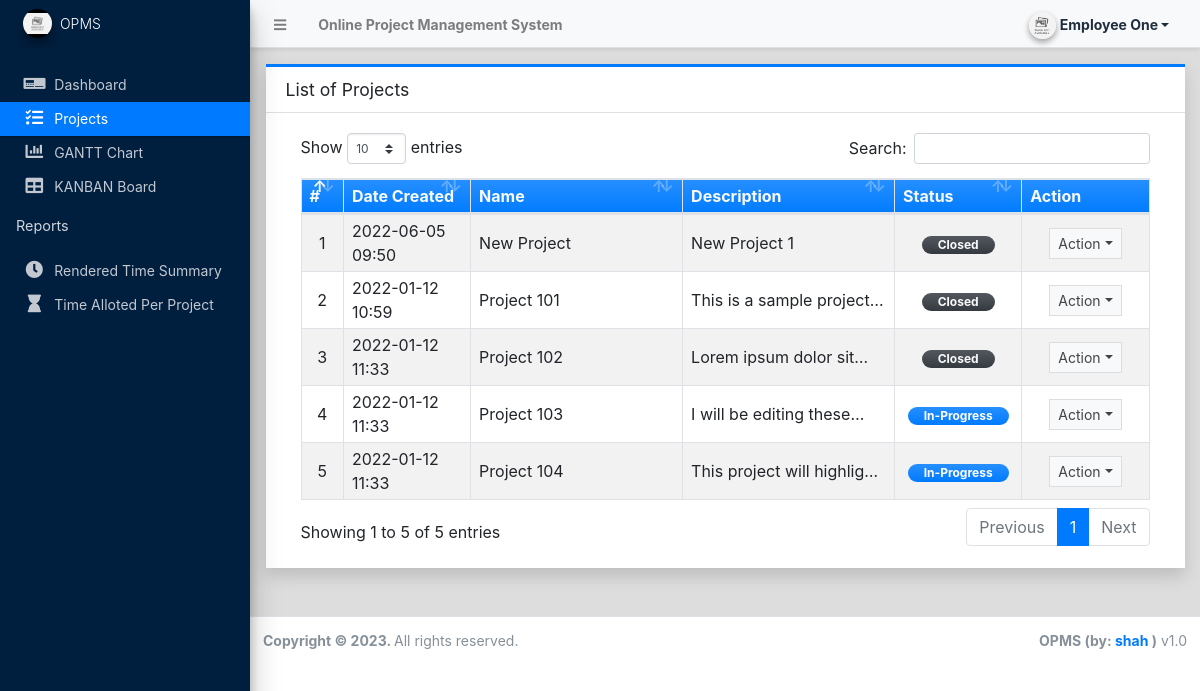
The page /?page=projects (signed in) on the database its author committed.
### tables this page shows
CREATE TABLE `project_list` (
  `id` int(30) NOT NULL,
  `name` text NOT NULL,
  `description` text NOT NULL,
  `status` tinyint(1) NOT NULL DEFAULT 0 COMMENT '0= New, 1= In-Progress, 2= Closed',
  `delete_flag` tinyint(1) NOT NULL DEFAULT 0,
  `date_created` datetime NOT NULL DEFAULT current_timestamp(),
  `date_updated` datetime DEFAULT NULL ON UPDATE current_timestamp()
);

### config.php (called while the page is built, shortened)
<?php
require_once('classes/DBConnection.php');
require_once('classes/SystemSettings.php');
function validate_image($file){
	if(!empty($file)){
        $ex = explode('?',$file);
        $file = $ex[0];
        $param =  isset($ex[1]) ? '?'.$ex[1]  : '';
		if(is_file(base_app.$file)){
			return base_url.$file.$param;
		}else{
			return base_url.'dist/img/no-image-available.png';
		}
	}else{
		return base_url.'dist/img/no-image-available.png';
	}
}
function isMobileDevice(){
    $aMobileUA = array(
        '/iphone/i' => 'iPhone',
        '/ipod/i' => 'iPod',
        '/ipad/i' => 'iPad',
        '/android/i' => 'Android',
        '/webos/i' => 'Mobile'
    );
    return false;
}
?>

### classes/DBConnection.php (called while the page is built, shortened)
<?php
class DBConnection{
    private $host = DB_SERVER;
    private $username = DB_USERNAME;
    private $password = DB_PASSWORD;
    private $database = DB_NAME;
    public $conn;
    public function __construct(){
        if (!isset($this->conn)) {
            $this->conn = new mysqli($this->host, $this->username, $this->password, $this->database);
        }
    }
}
?>

### classes/SystemSettings.php (called while the page is built, shortened)
<?php
class SystemSettings extends DBConnection{
	function userdata($field = ''){
		if(!empty($field)){
			if(isset($_SESSION['userdata'][$field]))
				return $_SESSION['userdata'][$field];
			else
				return null;
		}else{
			return false;
		}
	}
	function info($field=''){
		if(!empty($field)){
			if(isset($_SESSION['system_info'][$field]))
				return $_SESSION['system_info'][$field];
			else
				return false;
		}else{
			return false;
		}
	}
}
$_settings = new SystemSettings();
?>

### projects/index.php (the view, shortened to what this page needs)
<div class="card card-outline card-primary rounded-0 shadow">
	<div class="card-header">
		<h3 class="card-title">List of Projects</h3>
	</div>
	<div class="card-body">
		<div class="container-fluid">
        <div class="container-fluid">
			<table class="table table-bordered table-hover table-striped">
				<colgroup>
					<col width="5%">
					<col width="15%">
					<col width="25%">
					<col width="25%">
					<col width="15%">
					<col width="15%">
				</colgroup>
				<thead>
					<tr class="bg-gradient-primary text-light">
						<th>#</th>
						<th>Date Created</th>
						<th>Name</th>
						<th>Description</th>
						<th>Status</th>
						<th>Action</th>
					</tr>
				</thead>
				<tbody>
					<?php
						$i = 1;
						$qry = $conn->query("SELECT * from `project_list` where delete_flag = 0 order by `name` asc ");
						while($row = $qry->fetch_assoc()):
					?>
						<tr>
							<td class="text-center"><?php echo $i++; ?></td>
							<td class=""><?php echo date("Y-m-d H:i",strtotime($row['date_created'])) ?></td>
							<td class=""><p class="m-0 truncate-1"><?php echo $row['name'] ?></p></td>
							<td class=""><p class="m-0 truncate-1"><?php echo $row['description'] ?></p></td>
							<td class="text-center">
								<?php
									switch ($row['status']){
										case 1:
											echo '<span class="rounded-pill badge badge-primary bg-gradient-primary px-3">In-Progress</span>';
											break;
										case 2:
											echo '<span class="rounded-pill badge badge-dark bg-gradient-dark px-3 text-light">Closed</span>';
											break;
									}
								?>
							</td>
							<td align="center">
								 <button type="button" class="btn btn-flat btn-default btn-sm dropdown-toggle dropdown-icon" data-toggle="dropdown">
				                  		Action
				                  </button>
							</td>
						</tr>
					<?php endwhile; ?>
				</tbody>
			</table>
		</div>
		</div>
	</div>
</div>

### index.php (shortened to what this page needs)
<?php require_once('./config.php'); ?>
 <!DOCTYPE html>
<html lang="en" class="" style="height: auto;">
<?php require_once('inc/header.php') ?>
  <body class="sidebar-mini layout-fixed control-sidebar-slide-open layout-navbar-fixed sidebar-mini-md sidebar-mini-xs" data-new-gr-c-s-check-loaded="14.991.0" data-gr-ext-installed="" style="height: auto;">
    <div class="wrapper">
     <?php require_once('inc/topBarNav.php') ?>
     <?php require_once('inc/navigation.php') ?>
     <?php $page = isset($_GET['page']) ? $_GET['page'] : 'home';  ?>
      <div class="content-wrapper pt-3" style="min-height: 567.854px;">
        <section class="content ">
          <div class="container-fluid">
            <?php
              if(!file_exists($page.".php") && !is_dir($page)){
                  include '404.html';
              }else{
                if(is_dir($page))
                  include $page.'/index.php';
                else
                  include $page.'.php';
              }
            ?>
          </div>
        </section>
      </div>
      <?php require_once('inc/footer.php') ?>
  </body>
</html>

### inc/header.php (shortened to what this page needs)
<head>
    <link rel="stylesheet" href="<?php echo base_url ?>plugins/fontawesome-free/css/all.min.css">
    <link rel="stylesheet" href="<?php echo base_url ?>plugins/tempusdominus-bootstrap-4/css/tempusdominus-bootstrap-4.min.css">
  <link rel="stylesheet" href="<?php echo base_url ?>plugins/datatables-bs4/css/dataTables.bootstrap4.min.css">
  <link rel="stylesheet" href="<?php echo base_url ?>plugins/datatables-responsive/css/responsive.bootstrap4.min.css">
  <link rel="stylesheet" href="<?php echo base_url ?>plugins/datatables-buttons/css/buttons.bootstrap4.min.css">
  <link rel="stylesheet" href="<?php echo base_url ?>plugins/select2/css/select2.min.css">
  <link rel="stylesheet" href="<?php echo base_url ?>plugins/select2-bootstrap4-theme/select2-bootstrap4.min.css">
    <link rel="stylesheet" href="<?php echo base_url ?>plugins/icheck-bootstrap/icheck-bootstrap.min.css">
    <link rel="stylesheet" href="<?php echo base_url ?>plugins/jqvmap/jqvmap.min.css">
    <link rel="stylesheet" href="<?php echo base_url ?>plugins/fullcalendar/main.css">
    <link rel="stylesheet" href="<?php echo base_url ?>dist/css/adminlte.css">
    <link rel="stylesheet" href="<?php echo base_url ?>dist/css/custom.css">
    <link rel="stylesheet" href="<?php echo base_url ?>plugins/overlayScrollbars/css/OverlayScrollbars.min.css">
    <link rel="stylesheet" href="<?php echo base_url ?>plugins/daterangepicker/daterangepicker.css">
    <link rel="stylesheet" href="<?php echo base_url ?>plugins/summernote/summernote-bs4.min.css">
  <link rel="stylesheet" href="<?php echo base_url ?>plugins/sweetalert2-theme-bootstrap-4/bootstrap-4.min.css">
  </head>

### inc/topBarNav.php (shortened to what this page needs)
<nav class="main-header navbar navbar-expand navbar-light border-top-0  border-left-0 border-right-0 text-sm shadow-sm">
  <ul class="navbar-nav">
    <li class="nav-item">
    <a class="nav-link" data-widget="pushmenu" href="#" role="button"><i class="fas fa-bars"></i></a>
    </li>
    <li class="nav-item d-none d-sm-inline-block">
      <a href="<?php echo base_url ?>" class="nav-link"><b><?php echo (!isMobileDevice()) ? $_settings->info('name'):$_settings->info('short_name'); ?></b></a>
    </li>
  </ul>
  <ul class="navbar-nav ml-auto">
    <li class="nav-item">
      <div class="btn-group nav-link">
            <button type="button" class="btn btn-rounded badge badge-light dropdown-toggle dropdown-icon" data-toggle="dropdown">
              <span><img src="<?php echo validate_image($_settings->userdata('avatar')) ?>" class="img-circle elevation-2 user-img" alt="User Image"></span>
              <span class="ml-3"><?php echo ucwords($_settings->userdata('firstname').' '.$_settings->userdata('lastname')) ?></span>
            </button>
        </div>
    </li>
  </ul>
</nav>

### inc/navigation.php (shortened to what this page needs)
<aside class="main-sidebar sidebar-dark-primary elevation-4 sidebar-no-expand bg-navy">
  <a href="<?php echo base_url ?>admin" class="brand-link bg-transparent text-sm border-0 shadow-sm">
  <img src="<?php echo validate_image($_settings->info('logo'))?>" alt="Store Logo" class="brand-image img-circle elevation-3 bg-black" style="width: 1.8rem;height: 1.8rem;max-height: unset;object-fit:scale-down;object-position:center center">
  <span class="brand-text font-weight-light"><?php echo $_settings->info('short_name') ?></span>
  </a>
  <div class="sidebar os-host os-theme-light os-host-overflow os-host-overflow-y os-host-resize-disabled os-host-transition os-host-scrollbar-horizontal-hidden">
    <div class="os-content-glue" style="margin: 0px -8px; width: 249px; height: 646px;"></div>
    <div class="os-padding">
      <div class="os-viewport os-viewport-native-scrollbars-invisible" style="overflow-y: scroll;">
        <div class="os-content" style="padding: 0px 8px; height: 100%; width: 100%;">
          <nav class="mt-4">
             <ul class="nav nav-pills nav-sidebar flex-column text-sm nav-compact nav-flat nav-child-indent nav-collapse-hide-child" data-widget="treeview" role="menu" data-accordion="false">
              <li class="nav-item dropdown">
                <a href="./" class="nav-link nav-home">
                  <i class="nav-icon fas fa-digital-tachograph"></i>
                  <p>
                    Dashboard
                  </p>
                </a>
              </li>
              <li class="nav-item dropdown">
                <a href="<?php echo base_url ?>?page=projects" class="nav-link nav-projects">
                  <i class="nav-icon fas fa-tasks"></i>
                  <p>
                    Projects
                  </p>
                </a>
              </li>
              <li class="nav-item">
                <a href="https://www.onlinegantt.com/#/gantt" target="_blank" class="nav-link nav-gantt">
                  <i class="nav-icon fas fa-chart-bar"></i>
                  <p>
                    GANTT Chart
                  </p>
                </a>
              </li>
              <li class="nav-item">
                <a href="<?php echo base_url ?>?page=board" class="nav-link nav-board">
                  <i class="nav-icon fas fa-table"></i>
                  <p>
                    KANBAN Board
                  </p>
                </a>
              </li>
              <li class="nav-header">Reports</li>
                <li class="nav-item dropdown">
                  <a href="<?php echo base_url ?>?page=reports/by_member" class="nav-link nav-reports_by_member">
                  <a href="<?php echo base_url ?>?page=reports/by_member" class="nav-link nav-reports_by_member">
                    <i class="nav-icon fas fa-clock"></i>
                    <p>
                      Rendered Time Summary
                    </p>
                  </a>
                </li>
                <li class="nav-item dropdown">
                  <a href="<?php echo base_url ?>?page=reports/date_wise" class="nav-link nav-reports_date_wise">
                    <i class="nav-icon fas fa-hourglass"></i>
                    <p>
                      Time Alloted Per Project
                    </p>
                  </a>
                </li>
            </ul>
          </nav>
        </div>
      </div>
    </div>
  </div>
</aside>

### inc/footer.php (shortened to what this page needs)
<footer class="main-footer text-sm">
        <strong>Copyright © <?php echo date('Y') ?>.
        </strong>
        All rights reserved.
        <div class="float-right d-none d-sm-inline-block">
          <b><?php echo $_settings->info('short_name') ?> (by: <a href="mailto:microflexe@gmail.com" target="blank">shah</a> )</b> v1.0
        </div>
      </footer>
    </div>

### inc/topBarNav.php (style rules this page uses)
.user-img { position: absolute; height: 27px; width: 27px; object-fit: cover; left: -7%; top: -12%; }
.btn-rounded { border-radius: 50px; }

### rows shown on the page
project_list: date_created "2022-06-05 09:50", name "New Project", description "New Project 1", status "Closed"
project_list: date_created "2022-01-12 10:59", name "Project 101", description "This is a sample…", status "Closed"
project_list: date_created "2022-01-12 11:33", name "Project 102", description "Lorem ipsum dolor…", status "Closed"
project_list: date_created "2022-01-12 11:33", name "Project 103", description "I will be editing…", status "In-Progress"
project_list: date_created "2022-01-12 11:33", name "Project 104", description "This project will…", status "In-Progress"

### other values the page prints
$_settings->info('name') "Online Project Management System"
$_settings->userdata('firstname').' '.$_settings->userdata('lastname') "Employee One"
$_settings->info('short_name') "OPMS"
